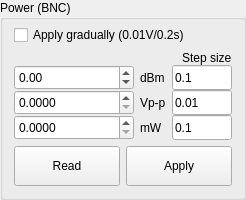
        <widget class="QGroupBox" name="power_BNC_group">
         <property name="sizePolicy">
          <sizepolicy hsizetype="Minimum" vsizetype="Minimum">
           <horstretch>0</horstretch>
           <verstretch>0</verstretch>
          </sizepolicy>
         </property>
         <property name="title">
          <string>Power (BNC)</string>
         </property>
         <layout class="QVBoxLayout" name="verticalLayout_7">
          <property name="spacing">
           <number>6</number>
          </property>
          <property name="topMargin">
           <number>5</number>
          </property>
          <item>
           <widget class="QCheckBox" name="apply_gradually_checkbox_BNC">
            <property name="text">
             <string>Apply gradually (0.01V/0.2s)</string>
            </property>
           </widget>
          </item>
          <item>
           <layout class="QVBoxLayout" name="verticalLayout_8">
            <property name="spacing">
             <number>0</number>
            </property>
            <item alignment="Qt::AlignRight">
             <widget class="QLabel" name="label_13">
              <property name="text">
               <string>Step size</string>
              </property>
              <property name="wordWrap">
               <bool>false</bool>
              </property>
              <property name="margin">
               <number>2</number>
              </property>
             </widget>
            </item>
            <item>
             <widget class="QWidget" name="dBm_BNC_widget" native="true">
              <layout class="QHBoxLayout" name="horizontalLayout_11">
               <property name="leftMargin">
                <number>0</number>
               </property>
               <property name="topMargin">
                <number>0</number>
               </property>
               <property name="rightMargin">
                <number>0</number>
               </property>
               <property name="bottomMargin">
                <number>0</number>
               </property>
               <item>
                <widget class="QDoubleSpinBox" name="dBm_BNC_spinbox">
                 <property name="minimumSize">
                  <size>
                   <width>120</width>
                   <height>25</height>
                  </size>
                 </property>
                 <property name="styleSheet">
                  <string notr="true"/>
                 </property>
                 <property name="minimum">
                  <double>-10000.000000000000000</double>
                 </property>
                 <property name="maximum">
                  <double>10000.000000000000000</double>
                 </property>
                 <property name="singleStep">
                  <double>0.100000000000000</double>
                 </property>
                </widget>
               </item>
               <item alignment="Qt::AlignLeft">
                <widget class="QLabel" name="label_15">
                 <property name="text">
                  <string>dBm</string>
                 </property>
                </widget>
               </item>
               <item>
                <widget class="QLineEdit" name="dBm_BNC_step_size">
                 <property name="minimumSize">
                  <size>
                   <width>0</width>
                   <height>25</height>
                  </size>
                 </property>
                 <property name="maximumSize">
                  <size>
                   <width>60</width>
                   <height>16777215</height>
                  </size>
                 </property>
                 <property name="text">
                  <string>0.1</string>
                 </property>
                </widget>
               </item>
              </layout>
             </widget>
            </item>
            <item>
             <widget class="QWidget" name="Vpp_BNC_widget" native="true">
              <layout class="QHBoxLayout" name="horizontalLayout_12">
               <property name="leftMargin">
                <number>0</number>
               </property>
               <property name="topMargin">
                <number>0</number>
               </property>
               <property name="rightMargin">
                <number>0</number>
               </property>
               <property name="bottomMargin">
                <number>0</number>
               </property>
               <item>
                <widget class="QDoubleSpinBox" name="Vpp_BNC_spinbox">
                 <property name="minimumSize">
                  <size>
                   <width>120</width>
                   <height>25</height>
                  </size>
                 </property>
                 <property name="styleSheet">
                  <string notr="true"/>
                 </property>
                 <property name="decimals">
                  <number>4</number>
                 </property>
                 <property name="minimum">
                  <double>0.000000000000000</double>
                 </property>
                 <property name="maximum">
                  <double>10000.000000000000000</double>
                 </property>
                 <property name="singleStep">
                  <double>0.010000000000000</double>
                 </property>
                </widget>
               </item>
               <item alignment="Qt::AlignLeft">
                <widget class="QLabel" name="label_16">
                 <property name="text">
                  <string>Vp-p</string>
                 </property>
                </widget>
               </item>
               <item>
                <widget class="QLineEdit" name="Vpp_BNC_step_size">
                 <property name="minimumSize">
                  <size>
                   <width>0</width>
                   <height>25</height>
                  </size>
                 </property>
                 <property name="maximumSize">
                  <size>
                   <width>60</width>
                   <height>16777215</height>
                  </size>
                 </property>
                 <property name="text">
                  <string>0.01</string>
                 </property>
                </widget>
               </item>
              </layout>
             </widget>
            </item>
            <item>
             <widget class="QWidget" name="mW_BNC_widget" native="true">
              <layout class="QHBoxLayout" name="horizontalLayout_13">
               <property name="leftMargin">
                <number>0</number>
               </property>
               <property name="topMargin">
                <number>0</number>
               </property>
               <property name="rightMargin">
                <number>0</number>
               </property>
               <property name="bottomMargin">
                <number>0</number>
               </property>
               <item>
                <widget class="QDoubleSpinBox" name="mW_BNC_spinbox">
                 <property name="minimumSize">
                  <size>
                   <width>120</width>
                   <height>25</height>
                  </size>
                 </property>
                 <property name="styleSheet">
                  <string notr="true"/>
                 </property>
                 <property name="decimals">
                  <number>4</number>
                 </property>
                 <property name="minimum">
                  <double>0.000000000000000</double>
                 </property>
                 <property name="maximum">
                  <double>10000.000000000000000</double>
                 </property>
                 <property name="singleStep">
                  <double>0.100000000000000</double>
                 </property>
                </widget>
               </item>
               <item alignment="Qt::AlignLeft">
                <widget class="QLabel" name="label_17">
                 <property name="text">
                  <string>mW</string>
                 </property>
                </widget>
               </item>
               <item>
                <widget class="QLineEdit" name="mW_BNC_step_size">
                 <property name="minimumSize">
                  <size>
                   <width>0</width>
                   <height>25</height>
                  </size>
                 </property>
                 <property name="maximumSize">
                  <size>
                   <width>60</width>
                   <height>16777215</height>
                  </size>
                 </property>
                 <property name="text">
                  <string>0.1</string>
                 </property>
                </widget>
               </item>
              </layout>
             </widget>
            </item>
           </layout>
          </item>
          <item>
           <widget class="QWidget" name="widget_7" native="true">
            <layout class="QHBoxLayout" name="horizontalLayout_14">
             <property name="leftMargin">
              <number>0</number>
             </property>
             <property name="topMargin">
              <number>0</number>
             </property>
             <property name="rightMargin">
              <number>0</number>
             </property>
             <property name="bottomMargin">
              <number>0</number>
             </property>
             <item>
              <widget class="QPushButton" name="read_power_BNC_button">
               <property name="minimumSize">
                <size>
                 <width>0</width>
                 <height>40</height>
                </size>
               </property>
               <property name="focusPolicy">
                <enum>Qt::NoFocus</enum>
               </property>
               <property name="text">
                <string>Read</string>
               </property>
              </widget>
             </item>
             <item>
              <widget class="QPushButton" name="apply_power_BNC_button">
               <property name="minimumSize">
                <size>
                 <width>0</width>
                 <height>40</height>
                </size>
               </property>
               <property name="focusPolicy">
                <enum>Qt::NoFocus</enum>
               </property>
               <property name="text">
                <string>Apply</string>
               </property>
              </widget>
             </item>
            </layout>
           </widget>
          </item>
         </layout>
        </widget>
